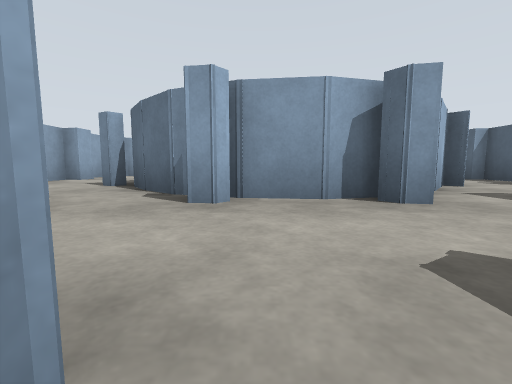
View 1 (above)

24 first-person views from a walk through a world built for the Gazebo simulator. The camera is 0.72 m above the floor, tilts 6° down and sees 90° across. The floor is counted in squares, 2 m on a side. Each view is taken from the middle of a square. On the plan, view 1 faces up. The plan holds only what a view shows up to about 9 squares ahead; the rest is blank.

View 2
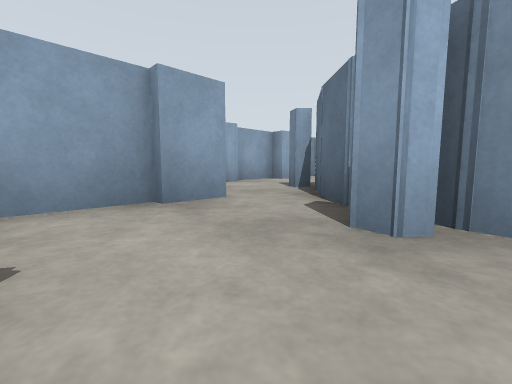

View 3
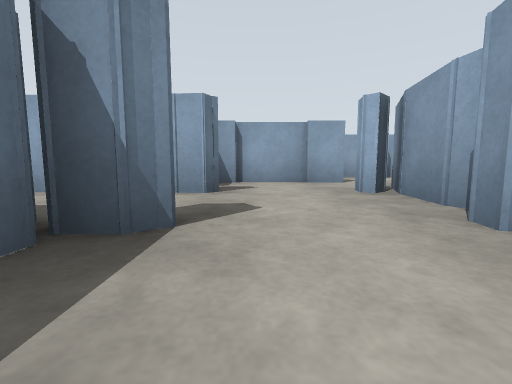

View 4
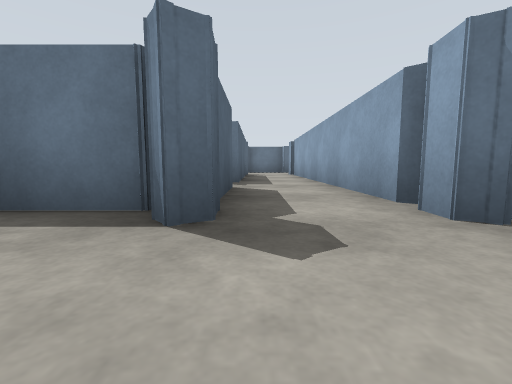

View 5
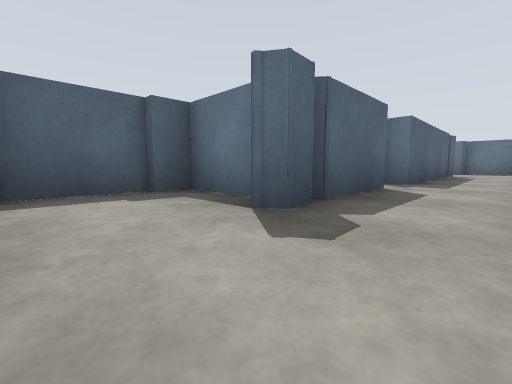

View 6
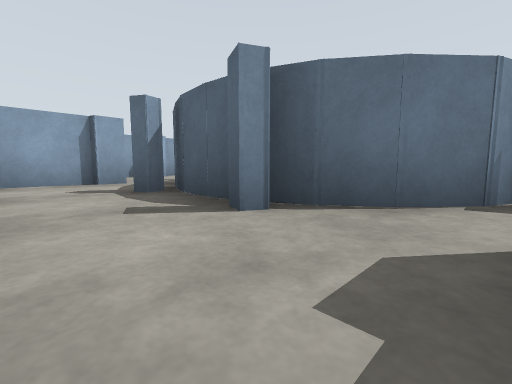

View 7
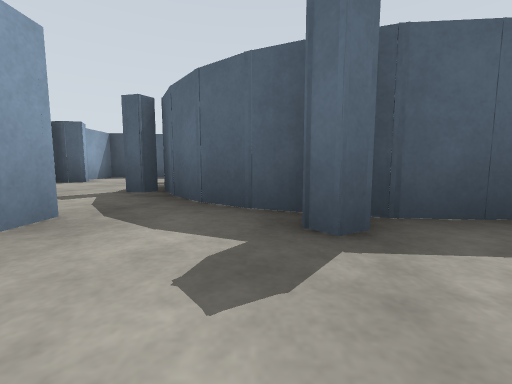

View 8
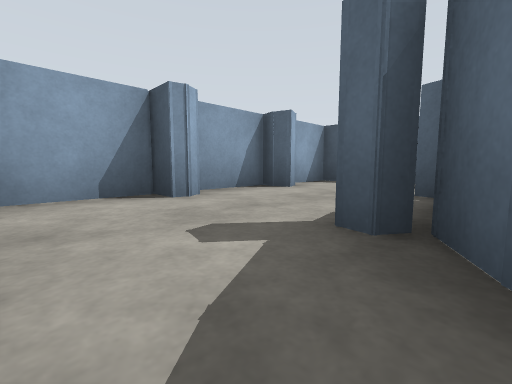

View 9
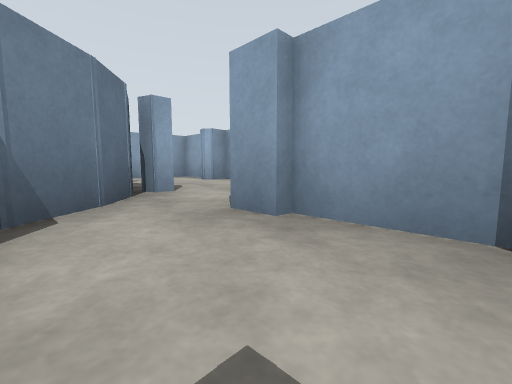

View 10
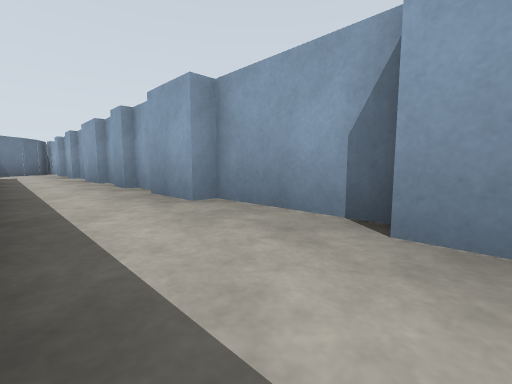

View 11
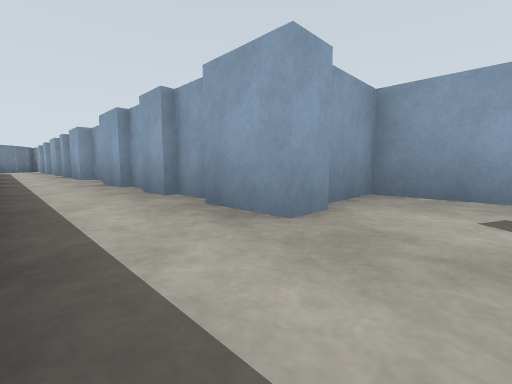

View 12
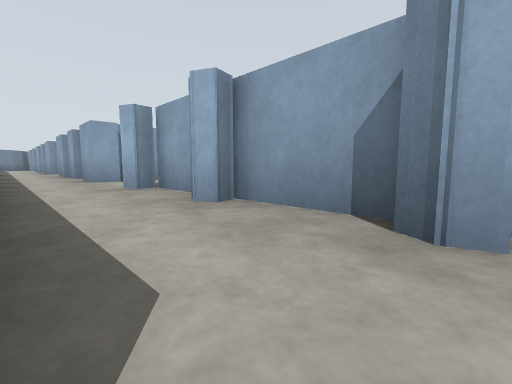

View 13
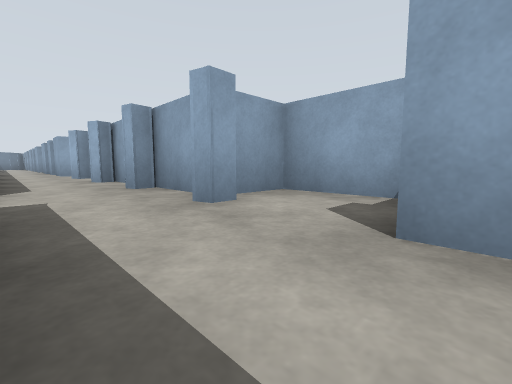

View 14
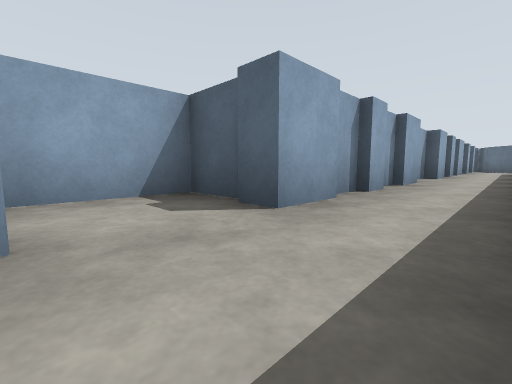

View 15
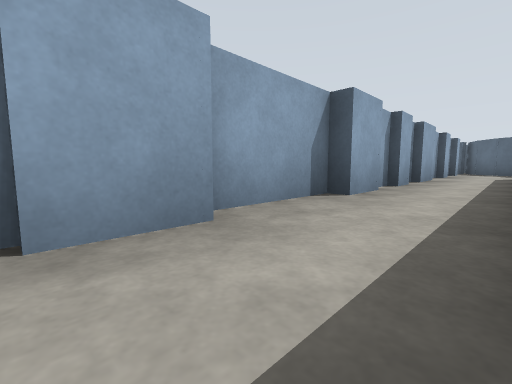

View 16
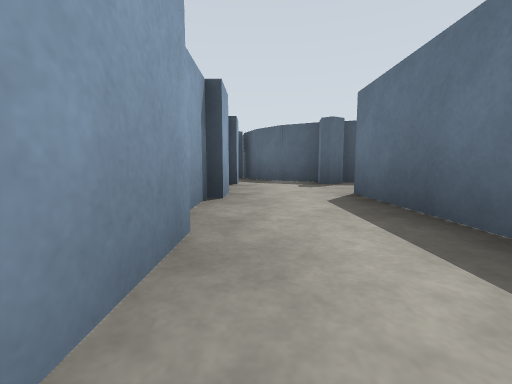

View 17
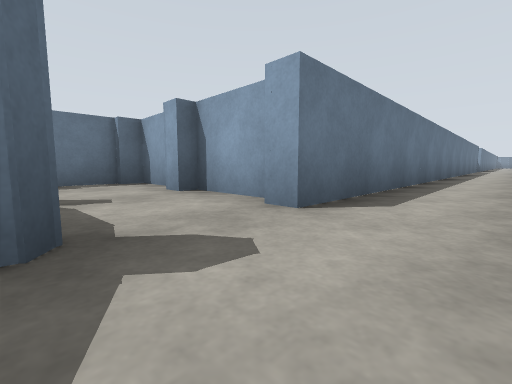

View 18
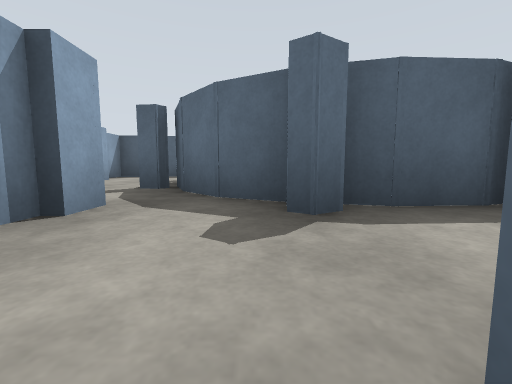

View 19
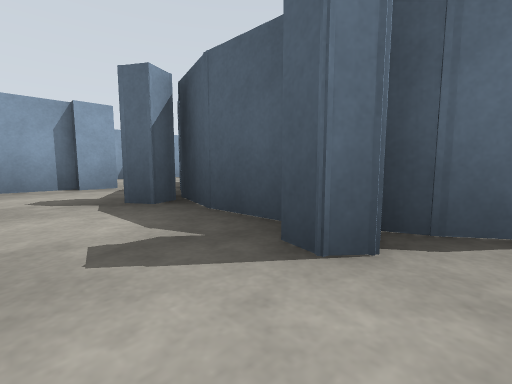

View 20
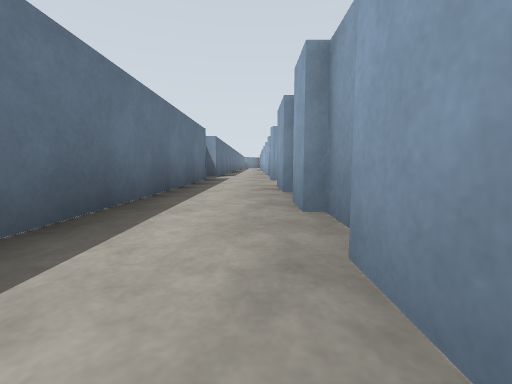

View 21
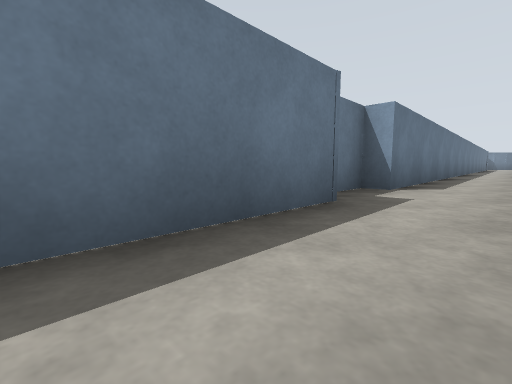

View 22
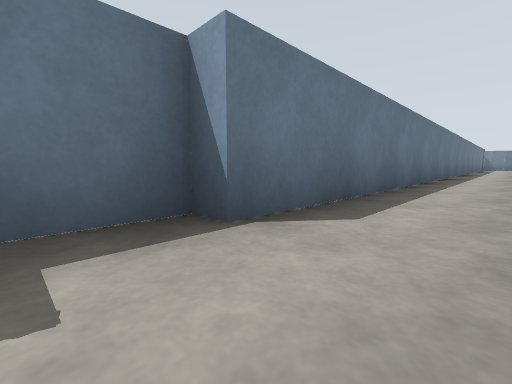

View 23
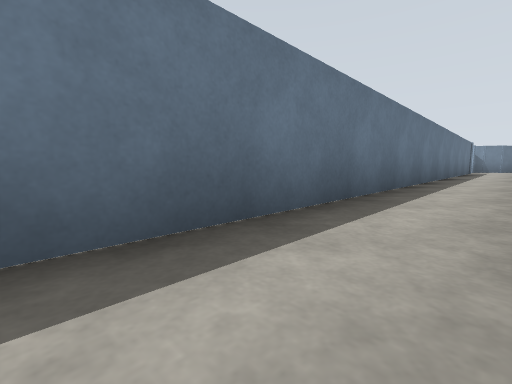

View 24
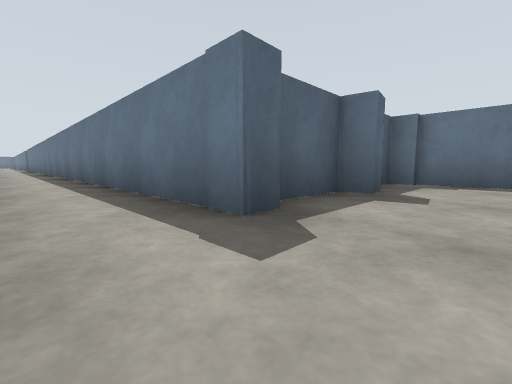

### Floor plan
Key: @ floor where view 1 was taken; # wall or solid block; . floor.
Columns run from 5 left of view 1 to 48 right of it. Each row starts with its distance up from view 1.
 12   ########                                        #
 11   #.#.#..#            ###                       .#.#.#
 10   #......#            #..     ####              .....#
  9 ###......##############..#######.###############.....
  8 #...####.........................................##
  7 #..##  ##......................................###
  6 #..#    #..###################################..#
  5 #..#    #..#                                 #.##
  4 #..##  ##..#                                 #..#
  3  ...####...#                                 #.
  2   #......###                                 ##
  1   #......#
  0   ###@.###
 -1     #..#
 -2     #..#
 -3     #.##
 -4     #.#
 -5     #.#
 -6     #.##
 -7     #..#
 -8      ..#
 -9      ..

Positions as (right, up) in squares from view 1, and headings:
1: (0, 0), facing up
2: (0, 1), facing up-left
3: (3, 1), facing left
4: (1, 2), facing down
5: (0, 2), facing down-right
6: (-4, 3), facing up-right
7: (-4, 7), facing right
8: (-2, 8), facing up-right
9: (5, 7), facing up-left
10: (14, 7), facing up-left
11: (19, 7), facing up-left
12: (24, 7), facing up-left
13: (28, 7), facing up-left
14: (26, 7), facing up-right
15: (31, 7), facing up-right
16: (37, 8), facing right
17: (42, 8), facing down-left
18: (40, 7), facing right
19: (41, 4), facing up-right
20: (32, 8), facing left
21: (28, 8), facing down-left
22: (25, 8), facing down-left
23: (19, 8), facing down-left
24: (4, 8), facing down-right
